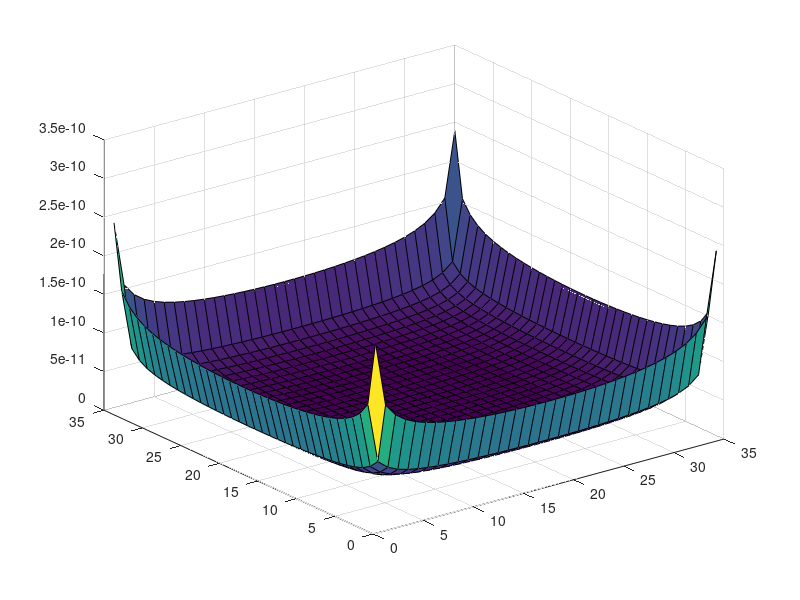
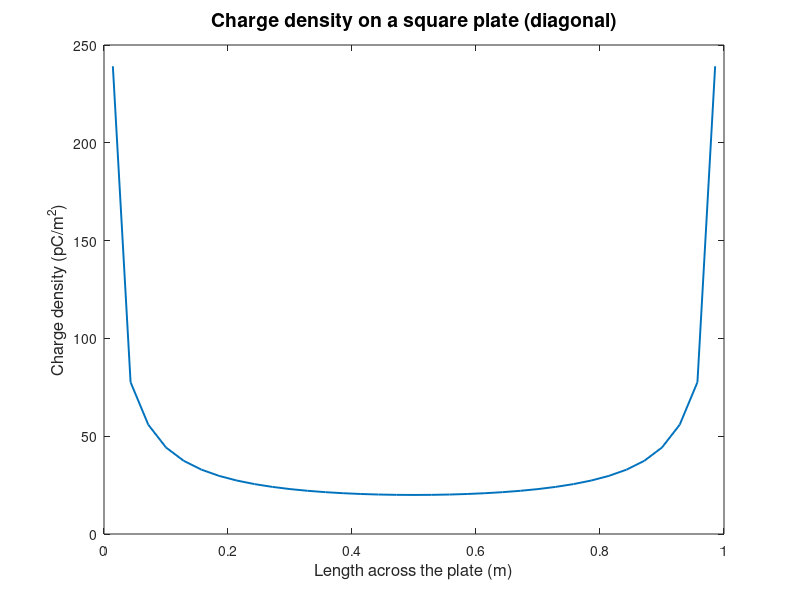

Here is the MATLAB script that generated these plots, in order:
clc;clear;close all;
noOfSeg = 35;
noOfBasisPoints = noOfSeg+1;
plateLength = 1;
basisPoint = linspace(0,plateLength,noOfBasisPoints);
delta = basisPoint(2)-basisPoint(1);
basisPoint_midpoint = basisPoint(1:length(basisPoint)-1)+delta/2;
eps0 = 8.854e-12;

label = 1;
for m = 1:length(basisPoint_midpoint)
    for n = 1:length(basisPoint_midpoint)
        xy_cord(label,:) = [basisPoint_midpoint(m) basisPoint_midpoint(n)];
        label = label+1;
    end
end

for m = 1:length(xy_cord)
    for n = 1:length(xy_cord)
        if m==n
            Z(m,n) = (delta/(pi*eps0))*0.8841;
        else
            Z(m,n) = (((delta^2)/(4*pi*eps0*sqrt((xy_cord(m,1)-xy_cord(n,1))^2 +(xy_cord(m,2)-xy_cord(n,2))^2))));
        end
    end
end

coeff = Z\(ones(length(Z),1));

coeff_plot = reshape(coeff,noOfSeg,noOfSeg);
fig1 = figure();
surf(coeff_plot);

for m = 1:sqrt(length(coeff))
    coeff_diag(m) = coeff(noOfSeg*(m-1)+m,1);
end

fig2 = figure();
plot(basisPoint_midpoint(1:length(basisPoint_midpoint)),(coeff_diag)*1e12,'LineWidth',1.4);
xlabel('Length across the plate (m)','FontSize',12);
ylabel('Charge density (pC/m^2)','FontSize',12);
title('Charge density on a square plate (diagonal)','FontSize',14);
